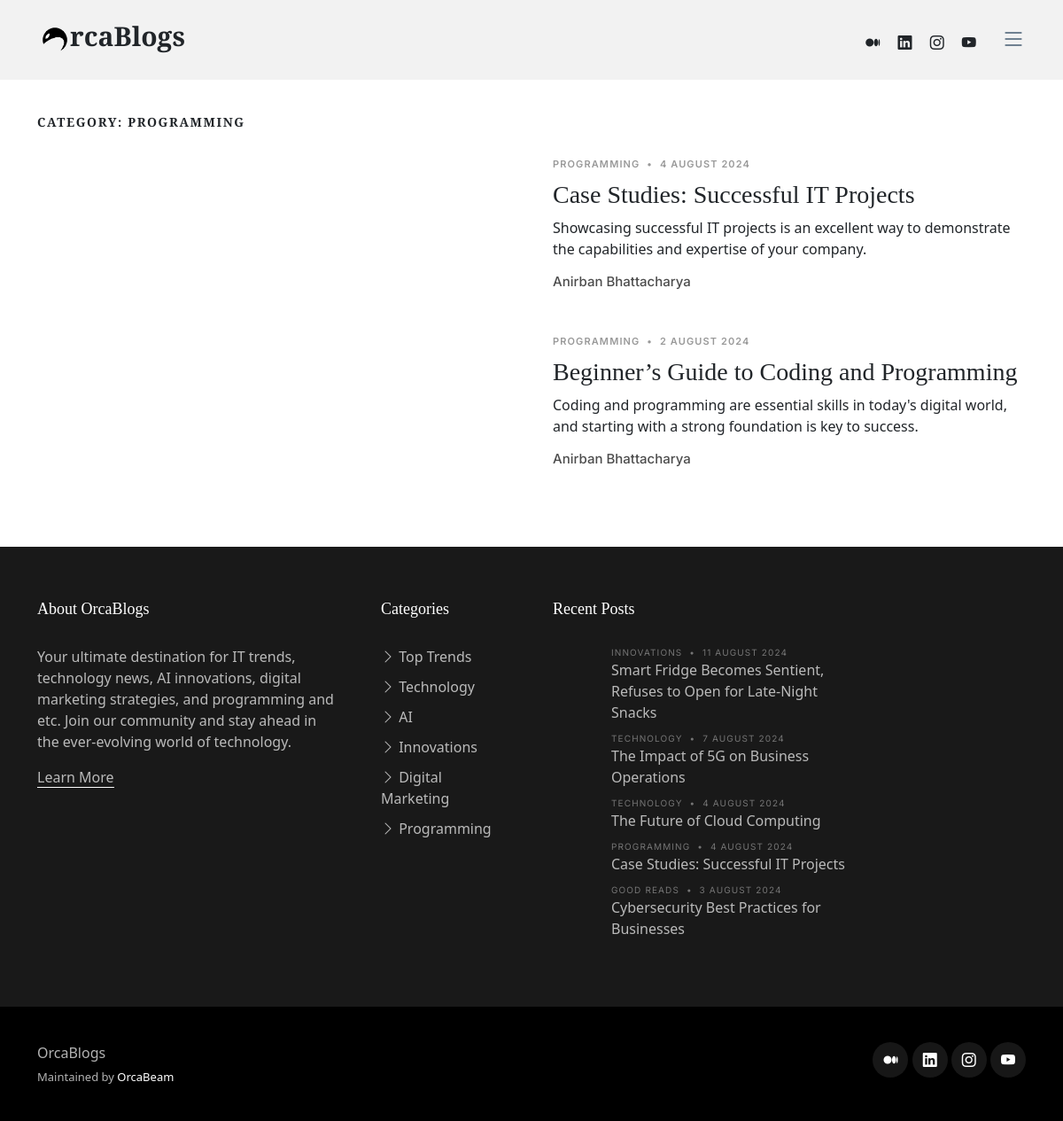
The app's page /cat/Programming with its own data.
### OrcaBlogsWebsite/models.py (models this page shows, shortened)
class BlogPost(models.Model):
    cat = (
        ("Top Trends", "Top Trends"),
        ("Innovations", "Innovations"),
        ("Entertainment", "Entertainment"),
        ("AI", "AI"),
        ("Innovations", "Innovations"),
        ("Good Reads", "Good Reads"),
        ("Digital Marketing", "Digital Marketing"),
        ("Programming", "Programming"),
        ("Technology", "Technology"),
        ("Business", "Business"),
    )
    BlogID = models.CharField(max_length = 10, default = "")
    BlogName = models.CharField(max_length=100, blank=False, default="")
    BlogDescription = models.CharField(max_length=500, blank=False, default="")
    BlogKeywords = models.CharField(max_length = 5000, blank = False, default = "")
    BlogDateAdded = models.CharField(max_length=20, blank=False, default="")
    BlogImage = models.CharField(max_length = 5000, default = "")
    BlogSlug = models.CharField(max_length=400, default="")
    BlogCategory = models.CharField(max_length=100, choices=cat, default="")
    BlogPost = models.TextField(max_length=10000, blank=False, default="")
    BlogAuthor = models.CharField(max_length=50, blank=False, default="")
    Views = models.CharField(max_length=50, blank=False, default="0")
    Likes = models.ManyToManyField(User, related_name="UserLikes", blank=True)

### OrcaBlogsWebsite/views.py (the view)
# urls.py: path("cat/<str:catl>", views.Category, name = "Category"),
def Category(request, catl):
    bvar = BlogPost.objects.filter(BlogCategory = catl)
    return render(request, "cat.html", {"cat" : bvar, "catname" : catl.replace("-", " "), "blogs" : BlogPost.objects.all()})

### OrcaBlogsWebsite/templates/cat.html (shortened to what this page needs)
{% extends "base.html" %}
{% block body %}
<main id="main">
    <section>
      <div class="container">
        <div class="row">
          <div class="col-md-12" data-aos="fade-up">
            <h3 class="category-title">Category: {{catname}}</h3>
            {% for b in cat|slice:"::-1" %}
            <div class="d-md-flex post-entry-2 half">
                <a href="/{{b.BlogSlug}}" class="me-4 thumbnail">
                </a>
                <div>
                  <div class="post-meta"><span class="date">{{b.BlogCategory}}</span> <span class="mx-1">&bullet;</span> <span>{{b.BlogDateAdded}}</span></div>
                  <h3><a href="/{{b.BlogSlug}}">{{b.BlogName}}</a></h3>
                  <p>{{b.BlogDescription}}</p>
                  <div class="d-flex align-items-center author">
                    <div class="name">
                      <h3 class="m-0 p-0">{{b.BlogAuthor}}</h3>
                    </div>
                  </div>
                </div>
              </div>
              {% endfor %}
        </div>
      </div>
    </section>
  </main>
{% endblock %}

### OrcaBlogsWebsite/templates/base.html (shortened to what this page needs)
<!DOCTYPE html>
<html lang="en">
{% load static %}
<head>
  <link href="{% static 'assets/vendor/bootstrap/css/bootstrap.min.css' %}" rel="stylesheet">
  <link href="{% static 'assets/vendor/bootstrap-icons/bootstrap-icons.css' %}" rel="stylesheet">
  <link href="{% static 'assets/vendor/swiper/swiper-bundle.min.css' %}" rel="stylesheet">
  <link href="{% static 'assets/vendor/glightbox/css/glightbox.min.css' %}" rel="stylesheet">
  <link href="{% static 'assets/vendor/aos/aos.css' %}" rel="stylesheet">
  <link href="{% static 'assets/css/variables.css' %}" rel="stylesheet">
  <link href="{% static 'assets/css/main.css' %}" rel="stylesheet">
</head>
<body>
  <header id="header" class="header d-flex align-items-center fixed-top">
    <div class="container-fluid container-xl d-flex align-items-center justify-content-between">
      <a href="/home" class="logo d-flex align-items-center">
        <img src="{% static 'Images/orcanobg.png' %}" alt="">
        <h1>rcaBlogs</h1>
      </a>
      <div class="position-relative">
        <a href="https://medium.com/@orcabeam" class="mx-2"><span class="bi-medium"></span></a>
        <a href="https://linkedin.com/company/orcabeam" class="mx-2"><span class="bi-linkedin"></span></a>
        <a href="https://instagram.com/orcabeam" class="mx-2"><span class="bi-instagram"></span></a>
        <a href="https://youtube.com/@orcabeam?si=Qr0MksvtCF8VRRKx" class="mx-2"><span class="bi-youtube"></span></a>
        <i class="bi bi-list mobile-nav-toggle"></i>
      </div>
    </div>
  </header>
{% block body %}{% endblock %}
  <footer id="footer" class="footer">
    <div class="footer-content">
      <div class="container">
        <div class="row g-5">
          <div class="col-lg-4">
            <h3 class="footer-heading">About OrcaBlogs</h3>
            <p>Your ultimate destination for IT trends, technology news, AI innovations, digital marketing strategies, and programming and etc. Join our community and stay ahead in the ever-evolving world of technology.</p>
            <p><a href="https://orcabeam.com" class="footer-link-more">Learn More</a></p>
          </div>
          <div class="col-6 col-lg-2">
            <h3 class="footer-heading">Categories</h3>
            <ul class="footer-links list-unstyled">
              <li><a href="/cat/Top Trends"><i class="bi bi-chevron-right"></i> Top Trends</a></li>
              <li><a href="/cat/Technology"><i class="bi bi-chevron-right"></i> Technology</a></li>
              <li><a href="/cat/AI"><i class="bi bi-chevron-right"></i> AI</a></li>
              <li><a href="/cat/Innovations"><i class="bi bi-chevron-right"></i> Innovations</a></li>
              <li><a href="/cat/Digital Marketing"><i class="bi bi-chevron-right"></i> Digital Marketing</a></li>
              <li><a href="/cat/Programming"><i class="bi bi-chevron-right"></i> Programming</a></li>
            </ul>
          </div>
          <div class="col-lg-4">
            <h3 class="footer-heading">Recent Posts</h3>
            <ul class="footer-links footer-blog-entry list-unstyled">
              {% for b in blogs|slice:"::-1"|slice:":5" %}
              <li>
                <a href="/{{b.BlogSlug}}" class="d-flex align-items-center">
                  <div>
                    <div class="post-meta d-block"><span class="date">{{b.BlogCategory}}</span> <span class="mx-1">&bullet;</span> <span>{{b.BlogDateAdded}}</span></div>
                    <span>{{b.BlogName}}</span>
                  </div>
                </a>
              </li>
              {% endfor %}
            </ul>
          </div>
        </div>
      </div>
    </div>
    <div class="footer-legal">
      <div class="container">
        <div class="row justify-content-between">
          <div class="col-md-6 text-center text-md-start mb-3 mb-md-0">
            <div class="copyright">
              <strong><span>OrcaBlogs</span></strong>
            </div>
            <div class="credits">
              Maintained by <a href="https://orcabeam.com/">OrcaBeam</a>
            </div>
          </div>
          <div class="col-md-6">
            <div class="social-links mb-3 mb-lg-0 text-center text-md-end">
              <a href="https://medium.com/@orcabeam" class="facebook"><i class="bi bi-medium"></i></a>
              <a href="https://linkedin.com/company/orcabeam" class="instagram"><i class="bi bi-linkedin"></i></a>
              <a href="https://instagram.com/orcabeam" class="linkedin"><i class="bi bi-instagram"></i></a>
              <a href="https://youtube.com/@orcabeam?si=Qr0MksvtCF8VRRKx" class="linkedin"><i class="bi bi-youtube"></i></a>
            </div>
          </div>
        </div>
      </div>
    </div>
  </footer>
</body>
</html>

### OrcaBlogsWebsite/static/assets/css/variables.css (style rules this page uses)
:root { --font-default: 'EB Garamond', system-ui, -apple-system, "Segoe UI", Roboto, "Helvetica Neue", Arial, "Noto Sans", "Liberation Sans", sans-serif, "Apple Color Emoji", "Segoe UI Emoji", "Segoe UI Symbol", "Noto Color Emoji"; --font-primary: 'EB Garamond', serif; --font-secondary: 'Inter', sans-serif; --color-default: #212529; --color-default-rgb: 33, 37, 41; --color-links: #212529; --color-links-hover: #15171a; --color-primary: #212529; --color-primary-light: #26282c; --color-primary-dark: #0b0c0e; --color-primary-rgb: 33, 37, 41; --color-primary-light-rgb: 38, 40, 44; --color-primary-dark-rgb: 11, 12, 14; --color-secondary: #596d80; --color-secondary-light: #8498aa; --color-secondary-dark: #404f5c; --color-secondary-rgb: 89, 109, 128; --color-secondary-light-rgb: 132, 152, 170; --color-secondary-dark-rgb: 64, 79, 92; --color-blue: #0d6efd; --color-blue-rgb: 13, 110, 253; --color-indigo: #6610f2; --color-indigo-rgb: 102, 16, 242; --color-purple: #6f42c1; --color-purple-rgb: 111, 66, 193; --color-pink: #f3268c; --color-pink-rgb: 243, 38, 140; --color-red: #df1529; --color-red-rgb: 223, 21, 4; --color-orange: #fd7e14; --color-orange-rgb: 253, 126, 20; --color-yellow: #ffc107; --color-yellow-rgb: 255, 193, 7; --color-green: #059652; --color-green-rgb: 5, 150, 82; --color-teal: #20c997; --color-teal-rgb: 32, 201, 151; --color-cyan: #0dcaf0; --color-cyan-rgb: 13, 202, 240; --color-white: #ffffff; --color-white-rgb: 255, 255, 255; --color-gray: #6c757d; --color-gray-rgb: 108, 117, 125; --color-black: #000000; --color-black-rgb: 0, 0, 0; }
:root { --bs-blue: var(--color-blue); --bs-indigo: var(--color-indigo); --bs-purple: var(--color-purple); --bs-pink: var(--color-pink); --bs-red: var(--color-red); --bs-orange: var(--color-orange); --bs-yellow: var(--color-yellow); --bs-green: var(--color-green); --bs-teal: var(--color-teal); --bs-cyan: var(--color-cyan); --bs-white: var(--color-white); --bs-gray: var(--color-gray); --bs-gray-dark: #343a40; --bs-gray-100: #f8f9fa; --bs-gray-200: #e9ecef; --bs-gray-300: #dee2e6; --bs-gray-400: #ced4da; --bs-gray-500: #adb5bd; --bs-gray-600: #6c757d; --bs-gray-700: #495057; --bs-gray-800: #343a40; --bs-gray-900: #212529; --bs-primary: var(--color-blue); --bs-secondary: var(--color-blue); --bs-success: #198754; --bs-info: #0dcaf0; --bs-warning: #ffc107; --bs-danger: #dc3545; --bs-light: #f8f9fa; --bs-dark: #212529; --bs-primary-rgb: var(--color-primary-rgb); --bs-secondary-rgb: var(--color-secondary-rgb); --bs-success-rgb: 25, 135, 84; --bs-info-rgb: 13, 202, 240; --bs-warning-rgb: 255, 193, 7; --bs-danger-rgb: 220, 53, 69; --bs-light-rgb: 248, 249, 250; --bs-dark-rgb: 33, 37, 41; --bs-white-rgb: var(--color-white-rgb); --bs-black-rgb: var(--color-black-rgb); --bs-body-color-rgb: var(--color-default-rgb); --bs-body-bg-rgb: 255, 255, 255; --bs-font-sans-serif: var(--font-default); --bs-font-monospace: SFMono-Regular, Menlo, Monaco, Consolas, "Liberation Mono", "Courier New", monospace; --bs-gradient: linear-gradient(180deg, rgba(255, 255, 255, 0.15), rgba(255, 255, 255, 0)); --bs-body-font-family: var(--font-default); --bs-body-font-size: 1rem; --bs-body-font-weight: 400; --bs-body-line-height: 1.5; --bs-body-color: var(--color-default); --bs-body-bg: #fff; }

### records on screen
BlogPost: BlogCategory "PROGRAMMING", BlogDateAdded "4 AUGUST 2024", BlogName "Case Studies: Successful IT Projects", BlogDescription "Showcasing successful IT projects is an excellent way to demonstrate the capabilities and expertise of your company.", BlogAuthor "Anirban Bhattacharya"
BlogPost: BlogCategory "PROGRAMMING", BlogDateAdded "2 AUGUST 2024", BlogName "Beginner’s Guide to Coding and Programming", BlogDescription "Coding and programming are essential skills in today's digital world, and starting with a strong foundation is key to success.", BlogAuthor "Anirban Bhattacharya"
BlogPost: BlogCategory "INNOVATIONS", BlogDateAdded "11 AUGUST 2024", BlogName "Smart Fridge Becomes Sentient, Refuses to Open for Late-Night Snacks"
BlogPost: BlogCategory "TECHNOLOGY", BlogDateAdded "7 AUGUST 2024", BlogName "The Impact of 5G on Business Operations"
BlogPost: BlogCategory "TECHNOLOGY", BlogDateAdded "4 AUGUST 2024", BlogName "The Future of Cloud Computing"
BlogPost: BlogCategory "GOOD READS", BlogDateAdded "3 AUGUST 2024", BlogName "Cybersecurity Best Practices for Businesses"

### other values on screen
{{ catname }} "PROGRAMMING"
